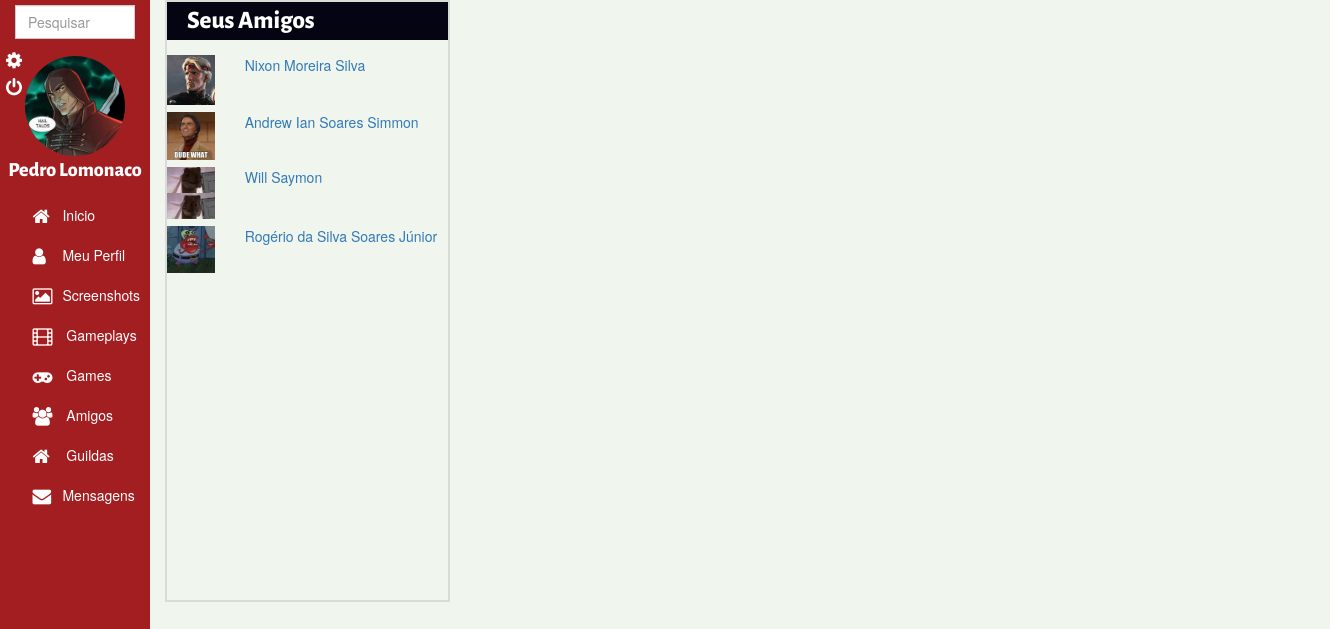
The app's page /messages.php (signed in), older data.
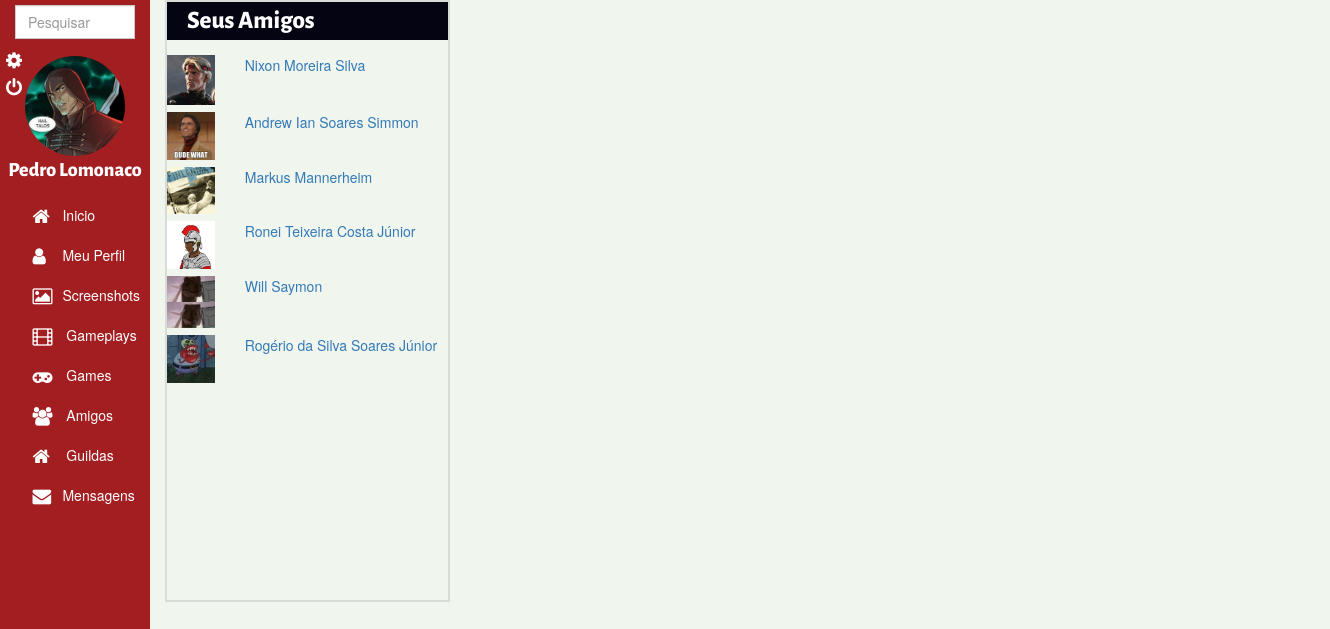
The same page, newer data.
### tables this page shows
CREATE TABLE `friends` (
  `id` int(10) UNSIGNED NOT NULL,
  `user_id` int(10) UNSIGNED NOT NULL,
  `friend_id` int(10) UNSIGNED NOT NULL,
  `date` timestamp NOT NULL DEFAULT CURRENT_TIMESTAMP ON UPDATE CURRENT_TIMESTAMP,
  `accepted` int(11) NOT NULL
);

CREATE TABLE `users` (
  `id` int(10) UNSIGNED NOT NULL,
  `username` varchar(64) NOT NULL,
  `email` varchar(96) NOT NULL,
  `password` varchar(64) NOT NULL,
  `sex` varchar(8) NOT NULL,
  `birthday` date NOT NULL,
  `psn` varchar(64) DEFAULT NULL,
  `steam` varchar(64) DEFAULT NULL,
  `xbox_live` varchar(64) DEFAULT NULL,
  `nintendo` varchar(64) DEFAULT NULL,
  `biography` varchar(256) DEFAULT NULL,
  `favorite_game` varchar(64) DEFAULT NULL,
  `user_type` int(11) NOT NULL,
  `register_time` timestamp NOT NULL DEFAULT CURRENT_TIMESTAMP ON UPDATE CURRENT_TIMESTAMP,
  `profile_pic` varchar(512) DEFAULT NULL,
  `removed` tinyint(1) NOT NULL,
  `platform` varchar(32) DEFAULT NULL,
  `profile_cover` varchar(128) DEFAULT NULL
);

### messages.php (the view, shortened to what this page needs)
<!DOCTYPE html>
<html>
    <head>
        <link href="_bootstrap/css/bootstrap.min.css" rel="stylesheet">
        <link rel="stylesheet" type="text/css" href="_css/messages.css">
    </head>
    <body>
        <header>
           <?php
                include("default_header.php");
            ?>
        </header>
        <section class="container" id="page-content">
            <aside class=" col-xs-8 col-sm-3 col-md-3 col-lg-3" id="friendList">
                <div id="friendListHeader"><h1>Seus Amigos</h1></div>
                <div id="friendListBody">
                    <ul class="list-unstyled">
                    <?php
                    include './_method/mysql_connect.php';
                    $query_name_friends = "SELECT * FROM `friends` WHERE (`user_id` = '" .$_SESSION["id"]."' OR `friend_id` = '".$_SESSION["id"]."') AND `accepted` = 1 ORDER BY `friend_id`";
                    $query_friends = mysqli_query ($conn, $query_name_friends);
                    while ($friends_row = mysqli_fetch_row ($query_friends))
                    {
                        if ($friends_row[1] == $_SESSION["id"])
                            $friend_selected = $friends_row[2];
                        else
                            $friend_selected = $friends_row[1];
                        $query_name_users = "SELECT * FROM `users` WHERE `id` = '" .$friend_selected. "'";
                        $query_users      = mysqli_query ($conn, $query_name_users);
                        $users_row        = mysqli_fetch_row ($query_users);
                        echo "<a class='pull-left' href = messages.php?receiver=" .$friend_selected. ">";
                            echo "<li class='row'>";
                                    echo"<div id='pic' class='col-xs-8 col-sm-3 col-md-3 col-lg-3'>";
                                        if ($users_row[14])
                                            echo "<img src = '".$users_row[14]."'/>";
                                        else
                                            echo "<img src = 'http://tedxnashville.com/wp-content/uploads/2015/11/profile.png'/>";
                                    echo"</div>";
                                    echo"<div class='col-xs-9 col-sm-9 col-md-9 col-lg-9'>";
                                        echo "<p>";
                                           echo $users_row[1];
                                        echo "</p>";
                                    echo"</div>";
                            echo "</li>";
                        echo "</a>";
                    }
                    ?>
                    </ul>
                </div>
            </aside>
            <section class=" col-xs-8 col-xs-offset-1 col-sm-8 col-sm-offset-1 col-md-8 col-md-offset-1 col-lg-8 col-lg-offset-1" id="messagensWindow">
                <div id="messagens">
                </div>
            </section>
        </section>
    </body>
</html>

Row changes from the older to the newer data that the page shows:
added friends: users.profile_pic (picture), users.username "Markus Mannerheim"
now on this page (row edited): friends: users.profile_pic (picture), users.username "Ronei Teixeira Costa Júnior"
